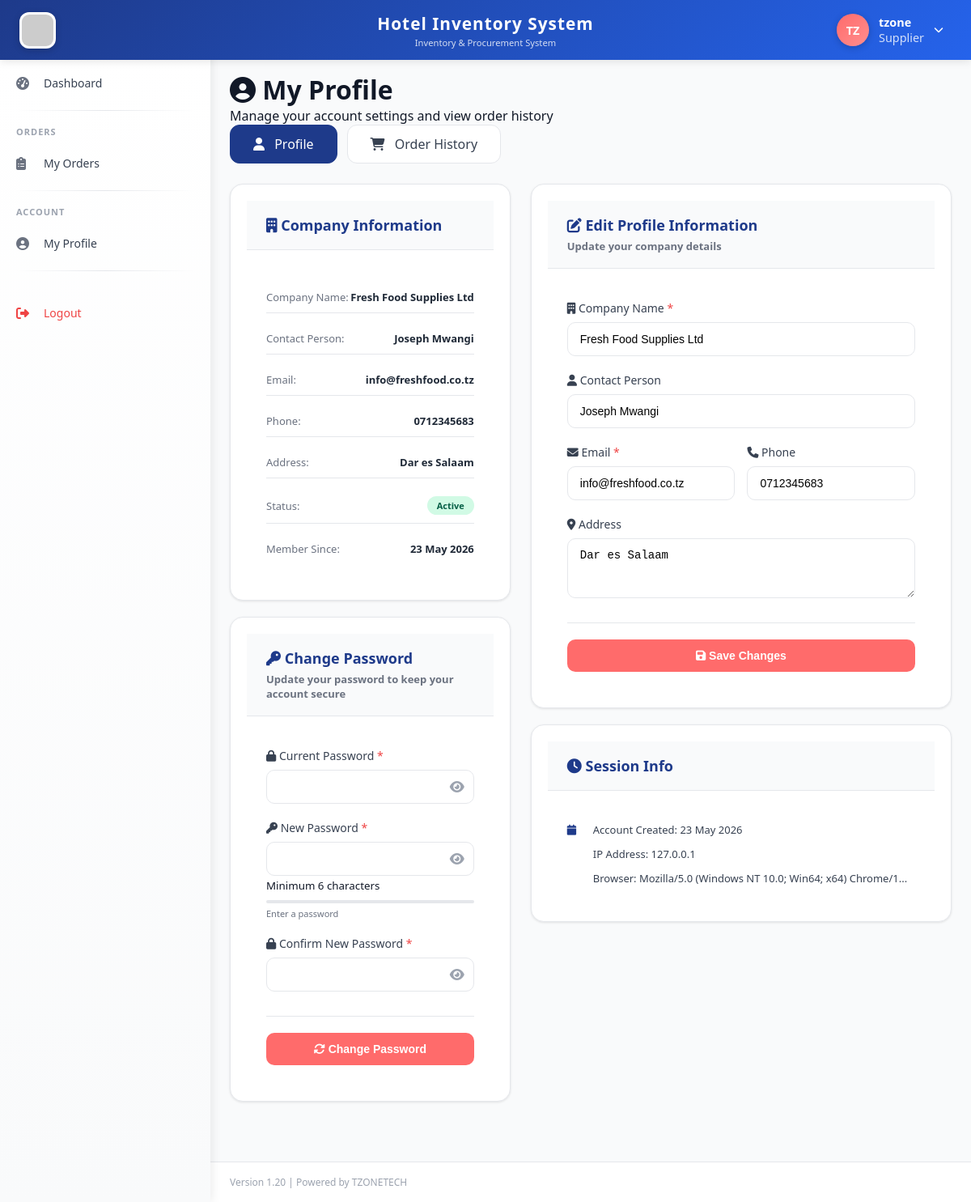
The page /supplier/profile.php (signed in) on the database its author committed.
### tables this page shows
CREATE TABLE `users` (
  `id` int(11) NOT NULL,
  `fullname` varchar(100) NOT NULL,
  `username` varchar(50) NOT NULL,
  `password` varchar(255) NOT NULL,
  `email` varchar(100) NOT NULL,
  `phone` varchar(20) DEFAULT NULL,
  `role_id` int(11) NOT NULL,
  `status` enum('active','inactive') DEFAULT 'active',
  `created_at` timestamp NOT NULL DEFAULT current_timestamp(),
  `phone_verified` tinyint(4) DEFAULT 0,
  `reset_token` varchar(100) DEFAULT NULL,
  `reset_expires` datetime DEFAULT NULL,
  `profile_picture` varchar(255) DEFAULT NULL,
  `updated_at` timestamp NOT NULL DEFAULT current_timestamp() ON UPDATE current_timestamp()
);

CREATE TABLE `suppliers` (
  `id` int(11) NOT NULL,
  `company_name` varchar(100) NOT NULL,
  `contact_person` varchar(100) DEFAULT NULL,
  `email` varchar(100) DEFAULT NULL,
  `phone` varchar(20) DEFAULT NULL,
  `address` text DEFAULT NULL,
  `status` enum('active','inactive') DEFAULT 'active',
  `created_at` timestamp NOT NULL DEFAULT current_timestamp(),
  `password` varchar(255) DEFAULT NULL,
  `reset_token` varchar(100) DEFAULT NULL,
  `reset_expires` datetime DEFAULT NULL,
  `phone_verified` tinyint(4) DEFAULT 0,
  `updated_at` timestamp NOT NULL DEFAULT current_timestamp() ON UPDATE current_timestamp()
);

### supplier/profile.php (the view, shortened to what this page needs)
<?php
require_once '../includes/auth_check.php';
$supplier_id = $_SESSION['supplier_id'] ?? $_SESSION['user_id'];
$active_tab = $_GET['tab'] ?? 'profile';
$sql = "SELECT * FROM suppliers WHERE id = ?";
$stmt = $db->prepare($sql);
$stmt->bind_param("i", $supplier_id);
$stmt->execute();
$result = $stmt->get_result();
$supplier = $result->fetch_assoc();
include '../templates/header.php';
include '../templates/sidebar.php';
?>
<div class="main-content">
    <div class="page-header">
        <h1><i class="fas fa-user-circle"></i> My Profile</h1>
        <p>Manage your account settings and view order history</p>
    </div>
    <div class="profile-tabs">
        <a href="?tab=profile" class="profile-tab <?php echo $active_tab == 'profile' ? 'active' : ''; ?>">
            <i class="fas fa-user"></i> Profile
        </a>
        <a href="?tab=orders" class="profile-tab <?php echo $active_tab == 'orders' ? 'active' : ''; ?>">
            <i class="fas fa-shopping-cart"></i> Order History
        </a>
    </div>
    <?php if($active_tab == 'profile'): ?>
    <div class="two-column-layout">
        <div class="info-column">
            <div class="card animate-card">
                <div class="card-header">
                    <h3><i class="fas fa-building"></i> Company Information</h3>
                </div>
                <div class="card-body">
                    <div class="company-details">
                        <div class="detail-item">
                            <span class="detail-label">Company Name:</span>
                            <span class="detail-value"><?php echo htmlspecialchars($supplier['company_name']); ?></span>
                        </div>
                        <div class="detail-item">
                            <span class="detail-label">Contact Person:</span>
                            <span class="detail-value"><?php echo htmlspecialchars($supplier['contact_person'] ?? 'Not specified'); ?></span>
                        </div>
                        <div class="detail-item">
                            <span class="detail-label">Email:</span>
                            <span class="detail-value"><?php echo htmlspecialchars($supplier['email']); ?></span>
                        </div>
                        <div class="detail-item">
                            <span class="detail-label">Phone:</span>
                            <span class="detail-value"><?php echo htmlspecialchars($supplier['phone'] ?? 'Not specified'); ?></span>
                        </div>
                        <div class="detail-item">
                            <span class="detail-label">Address:</span>
                            <span class="detail-value"><?php echo htmlspecialchars($supplier['address'] ?? 'Not specified'); ?></span>
                        </div>
                        <div class="detail-item">
                            <span class="detail-label">Status:</span>
                            <span class="detail-value status-badge <?php echo $supplier['status']; ?>">
                                <?php echo ucfirst($supplier['status']); ?>
                            </span>
                        </div>
                        <div class="detail-item">
                            <span class="detail-label">Member Since:</span>
                            <span class="detail-value"><?php echo date('d M Y', strtotime($supplier['created_at'])); ?></span>
                        </div>
                    </div>
                </div>
            </div>
            <div class="card animate-card-delayed">
                <div class="card-header">
                    <h3><i class="fas fa-key"></i> Change Password</h3>
                    <p class="card-subtitle">Update your password to keep your account secure</p>
                </div>
                <div class="card-body">
                    <form method="POST" action="" id="passwordForm">
                        <div class="form-group">
                            <label><i class="fas fa-lock"></i> Current Password <span class="required">*</span></label>
                            <div class="password-wrapper">
                                <input type="password" name="current_password" id="current_password" required>
                                <i class="fas fa-eye toggle-password" data-target="current_password"></i>
                            </div>
                        </div>
                        <div class="form-group">
                            <label><i class="fas fa-key"></i> New Password <span class="required">*</span></label>
                            <div class="password-wrapper">
                                <input type="password" name="new_password" id="new_password" required>
                                <i class="fas fa-eye toggle-password" data-target="new_password"></i>
                            </div>
                            <small>Minimum 6 characters</small>
                            <div class="password-strength" id="passwordStrength">
                                <div class="strength-bar">
                                </div>
                                <div class="strength-text" id="strengthText">Enter a password</div>
                            </div>
                        </div>
                        <div class="form-group">
                            <label><i class="fas fa-lock"></i> Confirm New Password <span class="required">*</span></label>
                            <div class="password-wrapper">
                                <input type="password" name="confirm_password" id="confirm_password" required>
                                <i class="fas fa-eye toggle-password" data-target="confirm_password"></i>
                            </div>
                        </div>
                        <div class="form-actions">
                            <button type="submit" name="change_password" class="btn-primary" id="changePasswordBtn">
                                <i class="fas fa-sync-alt"></i> Change Password
                            </button>
                        </div>
                    </form>
                </div>
            </div>
        </div>
        <div class="form-column">
            <div class="card animate-card-delayed">
                <div class="card-header">
                    <h3><i class="fas fa-edit"></i> Edit Profile Information</h3>
                    <p class="card-subtitle">Update your company details</p>
                </div>
                <div class="card-body">
                    <form method="POST" action="" id="profileForm">
                        <div class="form-group">
                            <label><i class="fas fa-building"></i> Company Name <span class="required">*</span></label>
                            <input type="text" name="company_name" value="<?php echo htmlspecialchars($supplier['company_name']); ?>" required>
                        </div>
                        <div class="form-group">
                            <label><i class="fas fa-user"></i> Contact Person</label>
                            <input type="text" name="contact_person" value="<?php echo htmlspecialchars($supplier['contact_person'] ?? ''); ?>" placeholder="Enter contact person name">
                        </div>
                        <div class="form-row">
                            <div class="form-group">
                                <label><i class="fas fa-envelope"></i> Email <span class="required">*</span></label>
                                <input type="email" name="email" value="<?php echo htmlspecialchars($supplier['email']); ?>" required>
                            </div>
                            <div class="form-group">
                                <label><i class="fas fa-phone"></i> Phone</label>
                                <input type="tel" name="phone" value="<?php echo htmlspecialchars($supplier['phone'] ?? ''); ?>" placeholder="Enter phone number">
                            </div>
                        </div>
                        <div class="form-group">
                            <label><i class="fas fa-map-marker-alt"></i> Address</label>
                            <textarea name="address" rows="3" placeholder="Enter full address"><?php echo htmlspecialchars($supplier['address'] ?? ''); ?></textarea>
                        </div>
                        <div class="form-actions">
                            <button type="submit" name="update_profile" class="btn-primary" id="updateProfileBtn">
                                <i class="fas fa-save"></i> Save Changes
                            </button>
                        </div>
                    </form>
                </div>
            </div>
            <div class="card session-card animate-card-delayed">
                <div class="card-header">
                    <h3><i class="fas fa-clock"></i> Session Info</h3>
                </div>
                <div class="card-body">
                    <div class="session-info">
                        <div class="session-item">
                            <i class="fas fa-calendar"></i>
                            <span>Account Created: <?php echo date('d M Y', strtotime($supplier['created_at'])); ?></span>
                        </div>
                        <div class="session-item">
                            <span>IP Address: <?php echo $_SERVER['REMOTE_ADDR'] ?? 'Unknown'; ?></span>
                        </div>
                        <div class="session-item">
                            <span>Browser: <?php echo $_SERVER['HTTP_USER_AGENT'] ? substr($_SERVER['HTTP_USER_AGENT'], 0, 50) : 'Unknown'; ?>...</span>
                        </div>
                    </div>
                </div>
            </div>
        </div>
    </div>
    <?php endif; ?>
</div>
<?php include '../templates/footer.php'; ?>

### templates/header.php (shortened to what this page needs)
<!DOCTYPE html>
<html lang="en">
<head>
    <link rel="stylesheet" href="https://cdnjs.cloudflare.com/ajax/libs/font-awesome/6.4.0/css/all.min.css">
    <link rel="stylesheet" href="<?php echo APP_URL; ?>/assets/css/style.css">
</head>
<body>
    <div class="top-header">
        <div class="header-left">
            <img src="<?php echo APP_URL; ?>/assets/images/hotel.jpg" alt="Hotel Logo" class="logo-img" onerror="this.src='https://via.placeholder.com/45x45?text=H'">
        </div>
        <div class="header-center">
            <div class="app-title"><?php echo APP_NAME; ?></div>
            <div class="app-subtitle">Inventory & Procurement System</div>
        </div>
        <div class="header-right">
            <div class="user-info" id="userInfoBtn">
                <div class="user-avatar-circle" id="userAvatar">
                    <?php
                    $user_id = $_SESSION['user_id'] ?? 0;
                    $profile_pic = '';
                    $fullname = $_SESSION['fullname'] ?? 'User';
                    if ($user_id > 0 && isset($db)) {
                        $pic_sql = "SELECT profile_picture, fullname FROM users WHERE id = ?";
                        $pic_stmt = $db->prepare($pic_sql);
                        $pic_stmt->bind_param("i", $user_id);
                        $pic_stmt->execute();
                        $pic_result = $pic_stmt->get_result();
                        if ($pic_row = $pic_result->fetch_assoc()) {
                            $profile_pic = $pic_row['profile_picture'];
                            $fullname = $pic_row['fullname'];
                        }
                    }
                    $profile_pic_path = '';
                    if ($profile_pic_path && !empty($profile_pic)):
                    ?>
                        <img src="<?php echo $profile_pic_path; ?>?t=<?php echo time(); ?>" alt="Profile" id="headerProfileImg">
                    <?php else:
                        $name_parts = explode(' ', $fullname);
                        $initial = strtoupper(substr($name_parts[0], 0, 1));
                        if (isset($name_parts[1])) {
                            $initial .= strtoupper(substr($name_parts[1], 0, 1));
                        } else if (strlen($name_parts[0]) > 1) {
                            $initial .= strtoupper(substr($name_parts[0], 1, 1));
                        } else {
                            $initial .= strtoupper(substr($fullname, 0, 1));
                        }
                    ?>
                        <span id="headerInitials"><?php echo $initial; ?></span>
                    <?php endif; ?>
                </div>
                <div class="user-details">
                    <span class="user-name" id="headerUserName"><?php echo htmlspecialchars($fullname); ?></span>
                    <span class="user-role"><?php echo $_SESSION['role'] ?? 'Guest'; ?></span>
                </div>
                <i class="fas fa-chevron-down" style="font-size: 12px;"></i>
            </div>
        </div>
    </div>

### rows shown on the page
users: fullname "TZ", fullname "tzone"
suppliers: company_name "Fresh Food Supplies Ltd", contact_person "Joseph Mwangi", email "info@freshfood.co.tz", phone "0712345683", address "Dar es Salaam", status "Active", created_at "23 May 2026"

### other values the page prints
APP_NAME "Hotel Inventory System"
$_SESSION['role'] "Supplier"
$_SERVER['REMOTE_ADDR'] "127.0.0.1"
substr($_SERVER['HTTP_USER_AGENT'], 0, 50) "Mozilla/5.0 (Windows NT 10.0; Win64; x64) Chrome/1"
